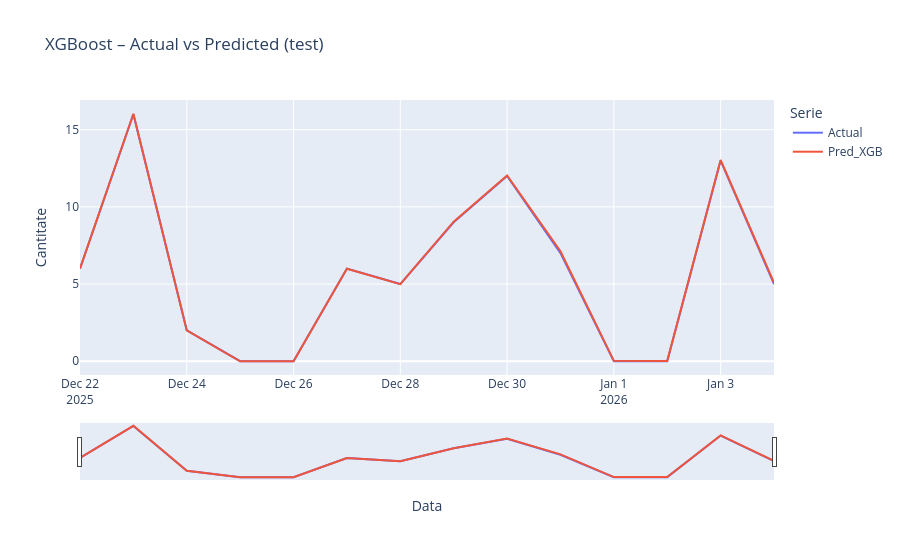

Write notebook code for a chart like this one.
### Code cell
import plotly.express as px

df_plot = pd.DataFrame({
    "DATA": test_df["DATA"].values,
    "Actual": y_true,
    "Pred_XGB": pred_xgb
})

df_long = df_plot.melt("DATA", var_name="Serie", value_name="Cantitate")
fig = px.line(df_long, x="DATA", y="Cantitate", color="Serie",
              title="XGBoost – Actual vs Predicted (test)")
fig.update_layout(hovermode="x unified", xaxis_title="Data", yaxis_title="Cantitate")
fig.update_xaxes(rangeslider_visible=True)
fig.show()

### Figure 1 — Plotly figure (JSON) as saved in the notebook; plotly's stock layout.template omitted (floating-point values rounded to 4 significant figures)
{"data": [{"hovertemplate": "Serie=Actual<br>DATA=%{x}<br>Cantitate=%{y}<extra></extra>", "legendgroup": "Actual", "line": {"color": "#636efa", "dash": "solid"}, "marker": {"symbol": "circle"}, "mode": "lines", "name": "Actual", "orientation": "v", "showlegend": true, "type": "scatter", "x": ["2025-12-22T00:00:00", "2025-12-23T00:00:00", "2025-12-24T00:00:00", "2025-12-25T00:00:00", "2025-12-26T00:00:00", "2025-12-27T00:00:00", "2025-12-28T00:00:00", "2025-12-29T00:00:00", "2025-12-30T00:00:00", "2025-12-31T00:00:00", "2026-01-01T00:00:00", "2026-01-02T00:00:00", "2026-01-03T00:00:00", "2026-01-04T00:00:00"], "xaxis": "x", "y": [6.0, 16.0, 2.0, 0.0, 0.0, 6.0, 5.0, 9.0, 12.0, 7.0, 0.0, 0.0, 13.0, 5.0], "yaxis": "y"}, {"hovertemplate": "Serie=Pred_XGB<br>DATA=%{x}<br>Cantitate=%{y}<extra></extra>", "legendgroup": "Pred_XGB", "line": {"color": "#EF553B", "dash": "solid"}, "marker": {"symbol": "circle"}, "mode": "lines", "name": "Pred_XGB", "orientation": "v", "showlegend": true, "type": "scatter", "x": ["2025-12-22T00:00:00", "2025-12-23T00:00:00", "2025-12-24T00:00:00", "2025-12-25T00:00:00", "2025-12-26T00:00:00", "2025-12-27T00:00:00", "2025-12-28T00:00:00", "2025-12-29T00:00:00", "2025-12-30T00:00:00", "2025-12-31T00:00:00", "2026-01-01T00:00:00", "2026-01-02T00:00:00", "2026-01-03T00:00:00", "2026-01-04T00:00:00"], "xaxis": "x", "y": [5.999, 16.03, 1.992, -0.001525, 0.00373, 5.992, 4.99, 9.04, 12.04, 7.122, 0.02499, 0.0227, 13.04, 5.081], "yaxis": "y"}], "layout": {"hovermode": "x unified", "legend": {"title": {"text": "Serie"}, "tracegroupgap": 0}, "title": {"text": "XGBoost – Actual vs Predicted (test)"}, "xaxis": {"anchor": "y", "domain": [0, 1], "rangeslider": {"visible": true}, "title": {"text": "Data"}}, "yaxis": {"anchor": "x", "domain": [0, 1], "title": {"text": "Cantitate"}}}}
